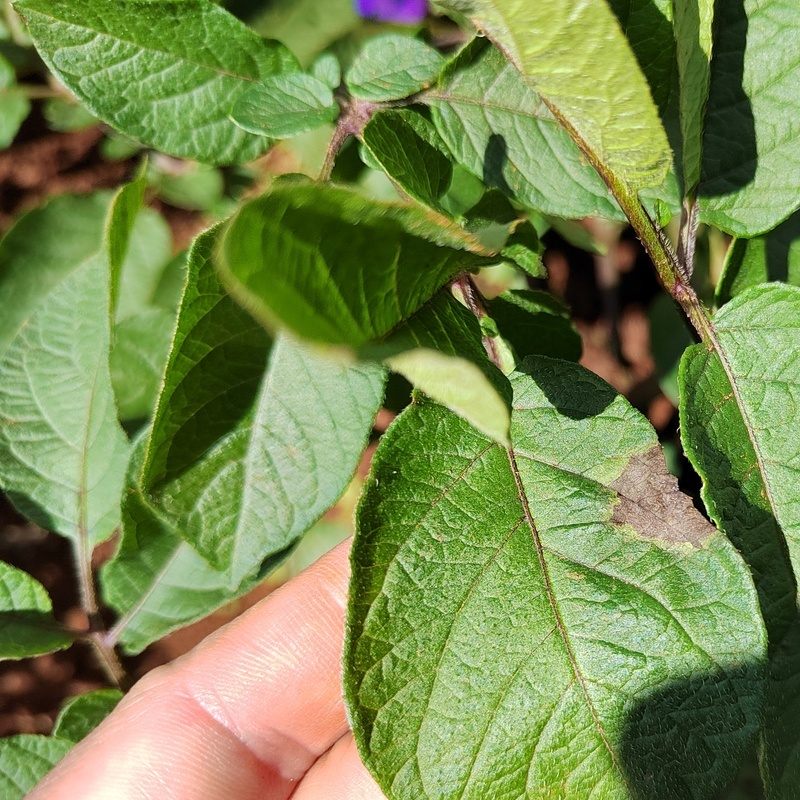
#> input picture images/original/1778340198161.jpg, 800 x 800 px; its folder holds only this picture in this run
$ python -i processing.py   (imports and definitions only)
#> lines starting #> are read from the running program, lines starting #| are printed output that depends on the picture
#> in process_image_file, img is the input picture: shape (800, 800, 3); mean B, G, R 78.7, 137.2, 120.5
# processing.py
# 图片处理逻辑

import cv2
import numpy as np
from ultralytics import YOLO

_yolo_model = None

# 加载 YOLO 模型
def get_yolo_model():
    global _yolo_model
    if _yolo_model is None:
        _yolo_model = YOLO("best.onnx", task="detect")
    return _yolo_model

# YOLO 检测，返回 [{'box': [x1,y1,x2,y2], 'conf': float, 'cls': int}, ...]
def detect_diseases(img):
    model = get_yolo_model()
    results = model(img)
    detections = []
    for box in results[0].boxes:
        x1, y1, x2, y2 = box.xyxy[0].tolist()
        detections.append({
            "box": [x1, y1, x2, y2],
            "conf": float(box.conf[0]),
            "cls": int(box.cls[0]),
        })
    return detections

# 分割
# [46 lines left out: functions get_leaf_mask, analyze_image, get_adaptive_params, not called in this run]

# 去噪
def apply_denoise(img):
    return cv2.bilateralFilter(img, 5, 75, 75)

# 亮度
def apply_clahe(img, clip_limit=3.0):
#> called with clip_limit = 2
    lab = cv2.cvtColor(img, cv2.COLOR_BGR2LAB)
#> lab: shape (800, 800, 3); mean of channels 0, 1, 2 137.5, 112.6, 156.8
    l, a, b = cv2.split(lab)
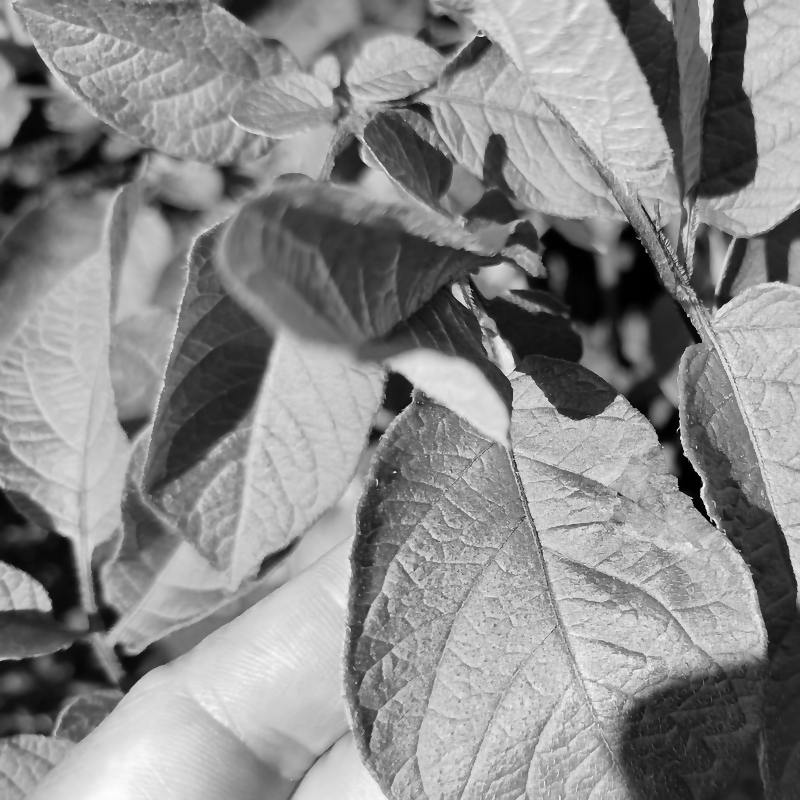
#> l: shape (800, 800); min 0, max 253, mean 137.5
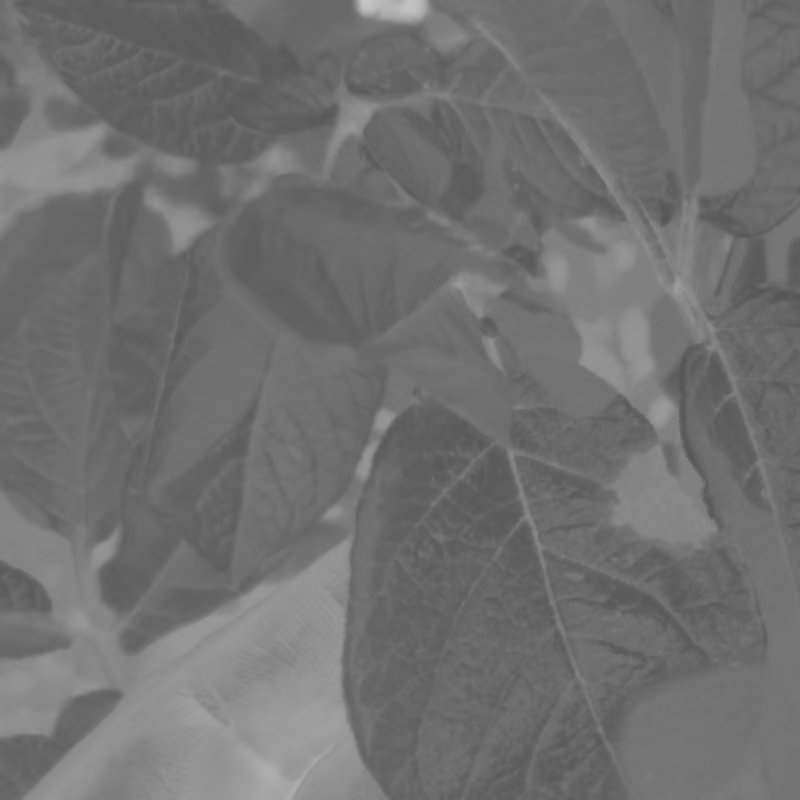
#> a: shape (800, 800); min 85, max 197, mean 112.6
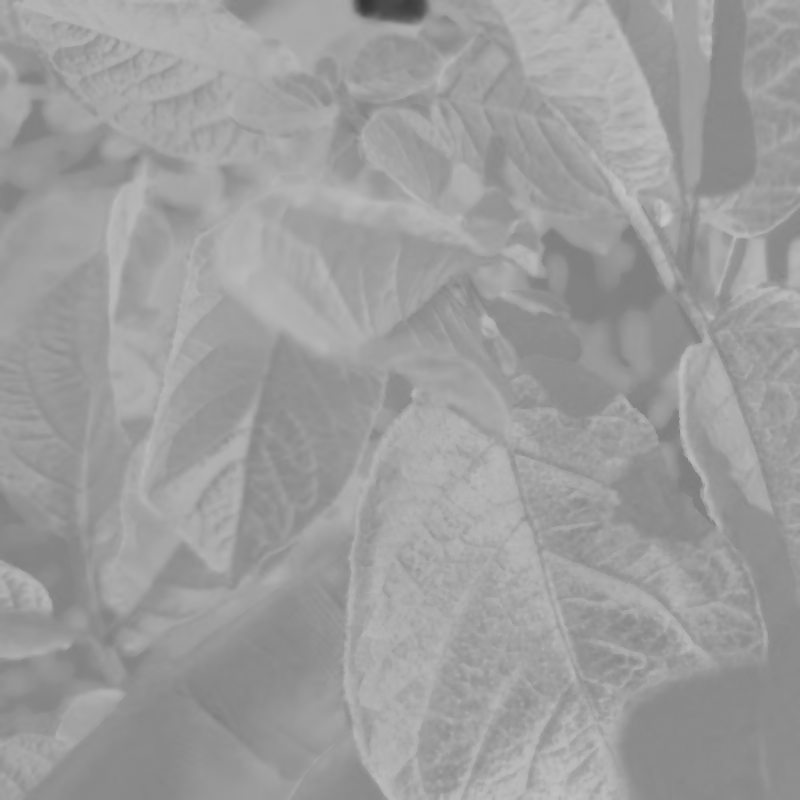
#> b: shape (800, 800); min 53, max 198, mean 156.8
    clahe = cv2.createCLAHE(clipLimit=clip_limit, tileGridSize=(8, 8))
    l_enhanced = clahe.apply(l)
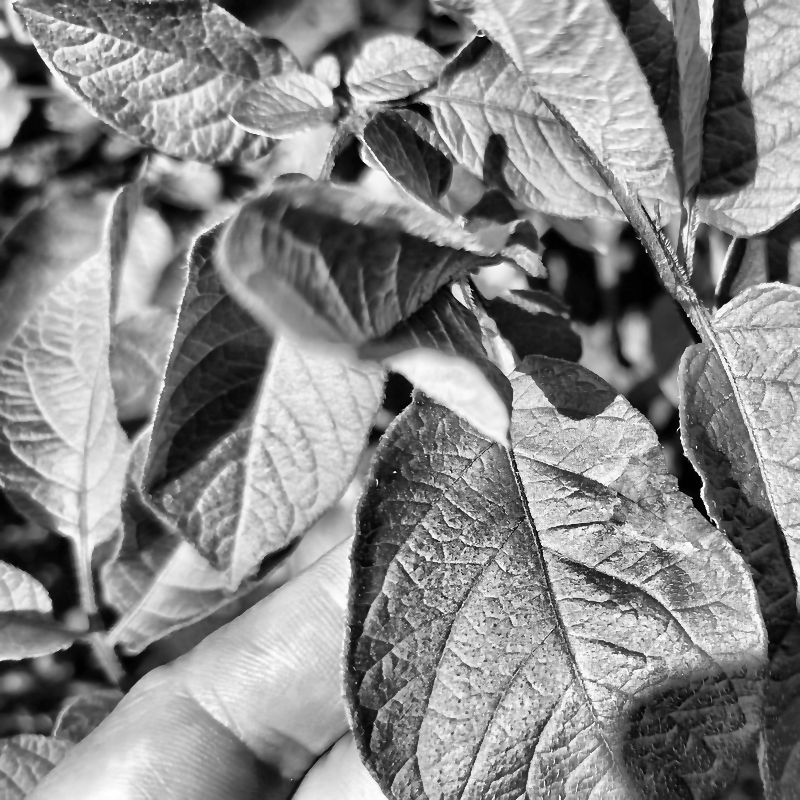
#> l_enhanced: shape (800, 800); min 1, max 254, mean 134.7
    merged = cv2.merge([l_enhanced, a, b])
#> merged: shape (800, 800, 3); mean of channels 0, 1, 2 134.7, 112.6, 156.8
    return cv2.cvtColor(merged, cv2.COLOR_LAB2BGR)
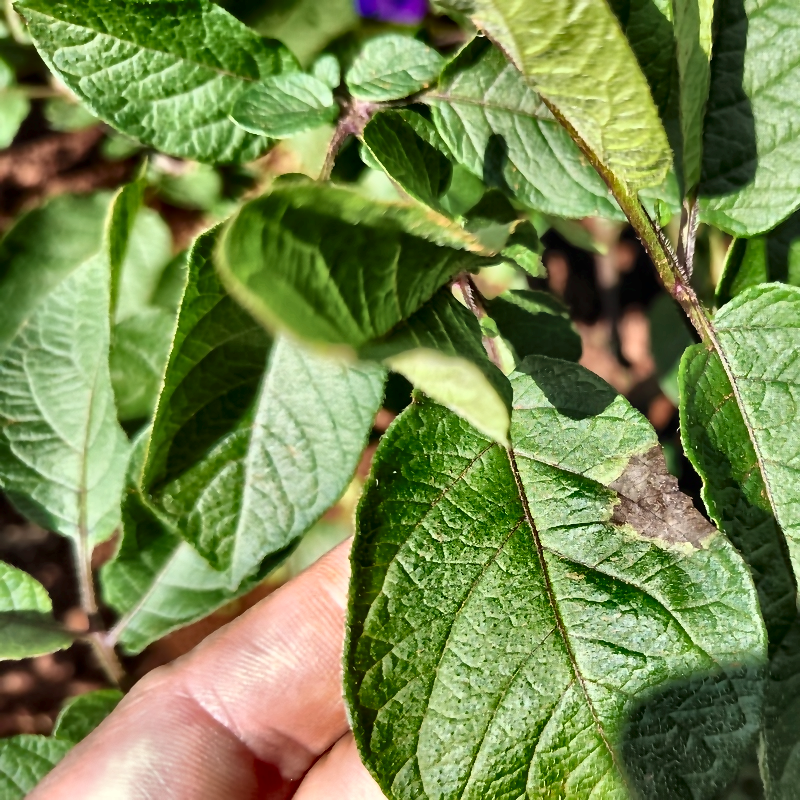
#> returned value: shape (800, 800, 3); mean B, G, R 78, 135, 118

# 饱和度
# [6 lines left out: function apply_hsv_enhancement, not called in this run]

# 锐化
def apply_sharpen(img, strength=0.1):
    blurred = cv2.GaussianBlur(img, (0, 0), 3)
    return cv2.addWeighted(img, 1 + strength, blurred, -strength, 0)

def process_image_file(original_path):
    img = cv2.imread(original_path)
    if img is None:
        return None

    img_for_detect = apply_denoise(img)
    img_for_detect = apply_clahe(img_for_detect, clip_limit=2.0)

    # YOLO 检测
    detections = detect_diseases(img_for_detect)
    boxes = [d["box"] for d in detections]

    # 分割
    mask = get_leaf_mask(img, boxes=boxes if boxes else None)

    brightness, contrast, saturation = analyze_image(img)
    clip_limit, sharpen_strength, sat_scale = get_adaptive_params(brightness, contrast, saturation)

    enhanced = apply_clahe(img, clip_limit=clip_limit)
    enhanced = apply_sharpen(enhanced, strength=sharpen_strength)
    enhanced = apply_hsv_enhancement(enhanced, saturation_scale=sat_scale)

    mask_3ch = np.stack([mask, mask, mask], axis=2)
    blurred_bg = cv2.GaussianBlur(img, (51, 51), 0)
    result = np.where(mask_3ch == 1, enhanced, blurred_bg)

    # 画 YOLO 检测框
    for d in detections:
        x1, y1, x2, y2 = [int(v) for v in d["box"]]
        conf = d["conf"]
        cv2.rectangle(result, (x1, y1), (x2, y2), (0, 0, 255), 2)
        cv2.putText(
            result,
            f"wanyi {conf:.2f}",
            (x1, y1 - 8),
            cv2.FONT_HERSHEY_SIMPLEX,
            0.6,
            (0, 0, 255),
            2,
        )

    return result

#> (the run stopped early here; a loop or call above may not have finished)

$ run again, on images/original/1778340603649.jpg
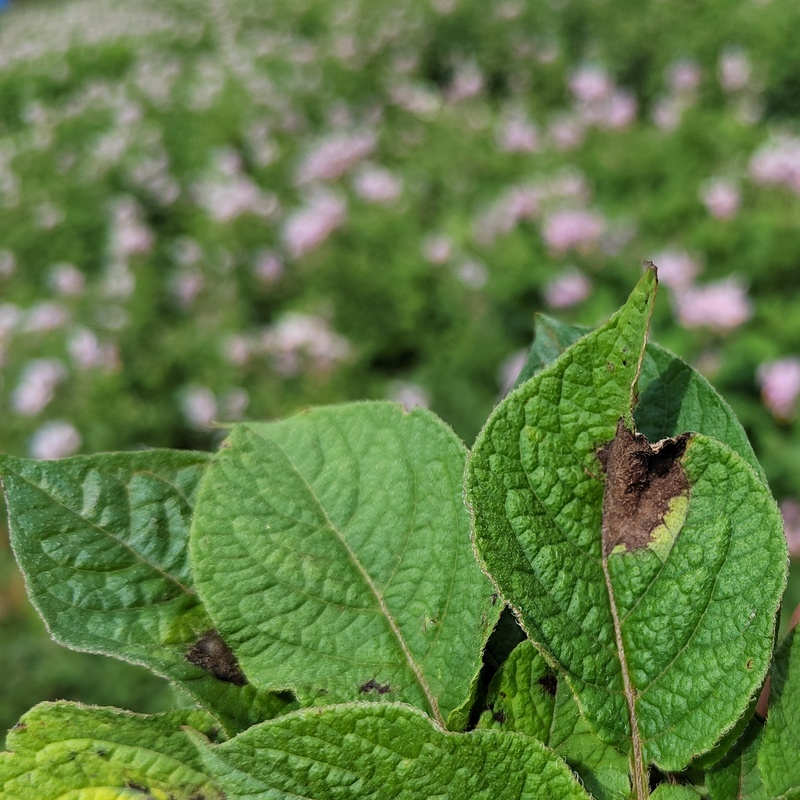
#> input picture images/original/1778340603649.jpg, 800 x 800 px
#> in process_image_file, img is the input picture: shape (800, 800, 3); mean B, G, R 68, 124.4, 96.4
#> lab: shape (800, 800, 3); mean of channels 0, 1, 2 124.3, 107.9, 155.2
#> in apply_clahe, `l_enhanced = clahe.apply(l)`:
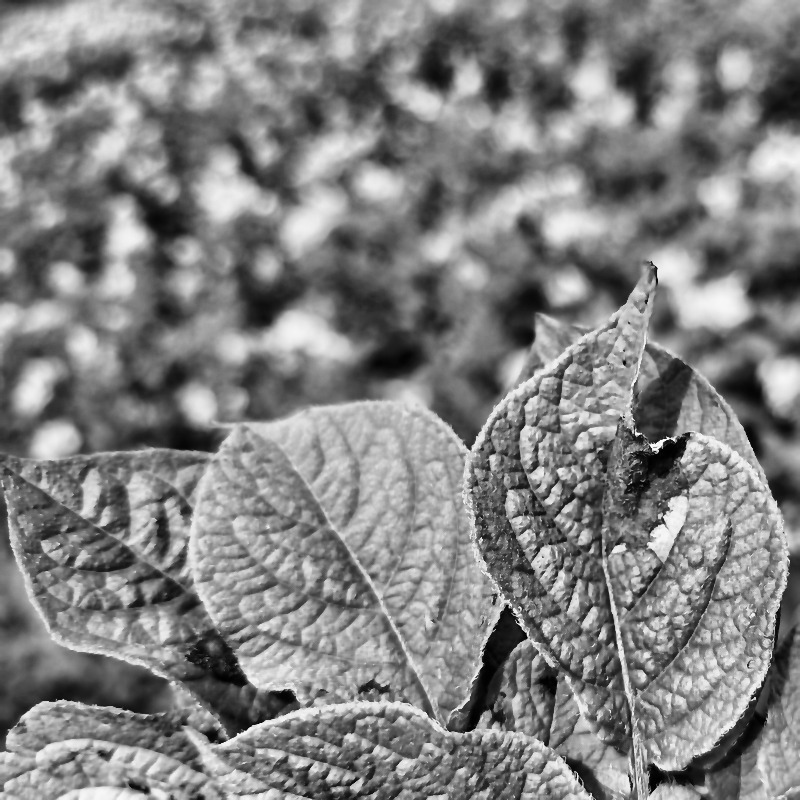
#> l_enhanced: shape (800, 800); min 0, max 253, mean 129
#> merged: shape (800, 800, 3); mean of channels 0, 1, 2 129, 107.9, 155.2
#> in apply_clahe, `return cv2.cvtColor(merged, cv2.COLOR_LAB2BGR)`:
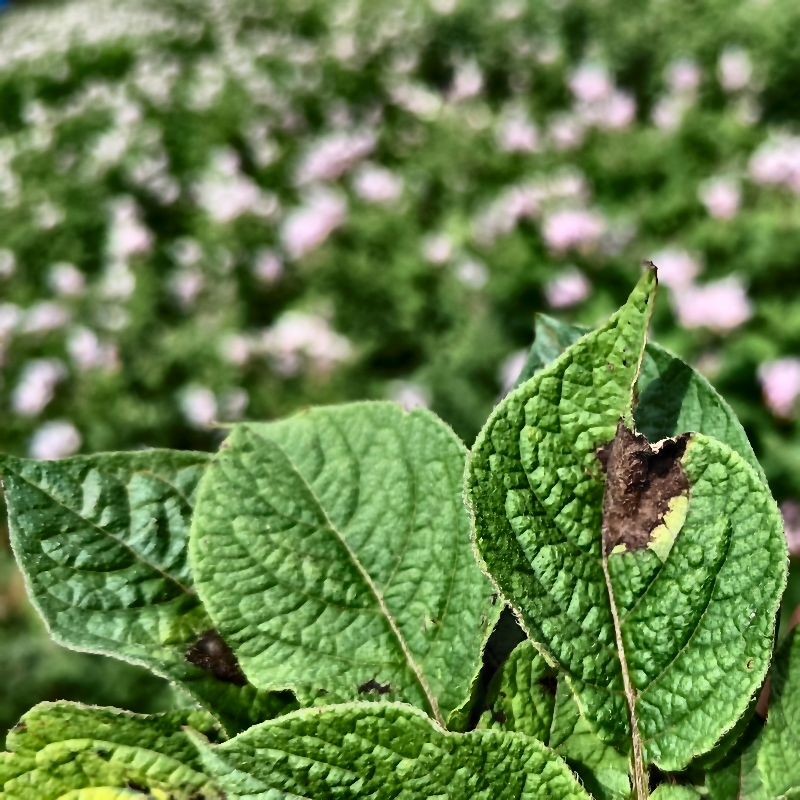
#> returned value: shape (800, 800, 3); mean B, G, R 74.2, 130.5, 102.4
